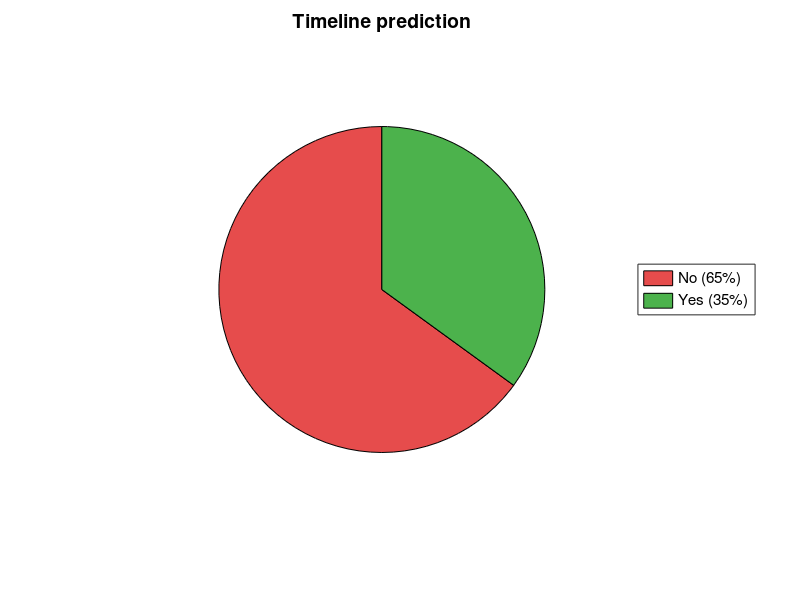

This chart was generated by the following MATLAB code:
% Clear workspace and figures
clear; clc; close all;

% Data from the timeline
values = [65, 35];

% Create figure
figure('Position', [100, 100, 550, 500]);

% Create pie chart with percentage labels only
h = pie(values, {'65%', '35%'});

% Customize pie chart colors
set(h(1), 'FaceColor', [0.9 0.3 0.3]);  % Red for No (65%)
set(h(3), 'FaceColor', [0.3 0.7 0.3]);  % Green for Yes (35%)

% Enhance text appearance
for i = 2:2:length(h)
    if ishandle(h(i))
        set(h(i), 'FontSize', 14, 'FontWeight', 'bold', 'Color', 'white');
    end
end

% Add title
title('Timeline prediction', 'FontSize', 14, 'FontWeight', 'bold');

% Add legend
legend({'No (65%)', 'Yes (35%)'}, 'Location', 'eastoutside', 'FontSize', 11);
